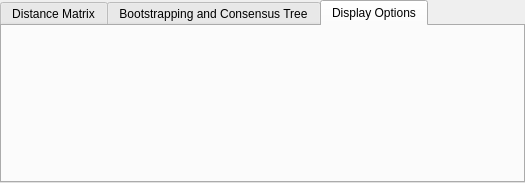
<?xml version="1.0" encoding="UTF-8"?>
<ui version="4.0">
 <class>NeighborJoinWidget</class>
 <widget class="QWidget" name="NeighborJoinWidget">
  <property name="geometry">
   <rect>
    <x>0</x>
    <y>0</y>
    <width>525</width>
    <height>222</height>
   </rect>
  </property>
  <layout class="QVBoxLayout" name="verticalLayout">
   <property name="spacing">
    <number>0</number>
   </property>
   <property name="sizeConstraint">
    <enum>QLayout::SetMinAndMaxSize</enum>
   </property>
   <property name="leftMargin">
    <number>0</number>
   </property>
   <property name="topMargin">
    <number>0</number>
   </property>
   <property name="rightMargin">
    <number>0</number>
   </property>
   <property name="bottomMargin">
    <number>0</number>
   </property>
   <item>
    <widget class="QTabWidget" name="tabWidget">
     <property name="sizePolicy">
      <sizepolicy hsizetype="Preferred" vsizetype="Fixed">
       <horstretch>0</horstretch>
       <verstretch>0</verstretch>
      </sizepolicy>
     </property>
     <property name="minimumSize">
      <size>
       <width>525</width>
       <height>0</height>
      </size>
     </property>
     <property name="currentIndex">
      <number>2</number>
     </property>
     <widget class="QWidget" name="distanceMatrixTab">
      <attribute name="title">
       <string>Distance Matrix</string>
      </attribute>
      <layout class="QVBoxLayout" name="verticalLayout_2">
       <property name="spacing">
        <number>5</number>
       </property>
       <property name="sizeConstraint">
        <enum>QLayout::SetMinAndMaxSize</enum>
       </property>
       <item>
        <layout class="QHBoxLayout" name="modelLayout">
         <property name="sizeConstraint">
          <enum>QLayout::SetMinAndMaxSize</enum>
         </property>
         <item>
          <widget class="QLabel" name="lblModel">
           <property name="text">
            <string>Distance matrix model</string>
           </property>
          </widget>
         </item>
         <item>
          <widget class="QComboBox" name="cbModel"/>
         </item>
        </layout>
       </item>
       <item>
        <layout class="QGridLayout" name="coefficientLayout">
         <property name="sizeConstraint">
          <enum>QLayout::SetMinAndMaxSize</enum>
         </property>
         <item row="1" column="0">
          <widget class="QLabel" name="lblCoefficient">
           <property name="enabled">
            <bool>false</bool>
           </property>
           <property name="text">
            <string>Coefficient of variation of substitution rate among sites</string>
           </property>
           <property name="wordWrap">
            <bool>false</bool>
           </property>
          </widget>
         </item>
         <item row="1" column="1">
          <widget class="QDoubleSpinBox" name="sbAlpha">
           <property name="enabled">
            <bool>false</bool>
           </property>
           <property name="decimals">
            <number>2</number>
           </property>
           <property name="minimum">
            <double>0.010000000000000</double>
           </property>
           <property name="singleStep">
            <double>0.100000000000000</double>
           </property>
           <property name="value">
            <double>0.500000000000000</double>
           </property>
          </widget>
         </item>
         <item row="0" column="0">
          <widget class="QCheckBox" name="chbGamma">
           <property name="text">
            <string>Gamma distributed rates across sites</string>
           </property>
          </widget>
         </item>
        </layout>
       </item>
       <item>
        <layout class="QHBoxLayout" name="transitionLayout">
         <property name="sizeConstraint">
          <enum>QLayout::SetMinAndMaxSize</enum>
         </property>
         <item>
          <widget class="QLabel" name="lblTransition">
           <property name="text">
            <string>Transition/transversion ratio</string>
           </property>
          </widget>
         </item>
         <item>
          <widget class="QDoubleSpinBox" name="transitionRatioSpinBox">
           <property name="decimals">
            <number>2</number>
           </property>
           <property name="minimum">
            <double>0.010000000000000</double>
           </property>
           <property name="maximum">
            <double>200.000000000000000</double>
           </property>
           <property name="singleStep">
            <double>1.000000000000000</double>
           </property>
           <property name="value">
            <double>2.000000000000000</double>
           </property>
          </widget>
         </item>
        </layout>
       </item>
       <item>
        <spacer name="verticalSpacer">
         <property name="orientation">
          <enum>Qt::Vertical</enum>
         </property>
         <property name="sizeType">
          <enum>QSizePolicy::MinimumExpanding</enum>
         </property>
         <property name="sizeHint" stdset="0">
          <size>
           <width>0</width>
           <height>0</height>
          </size>
         </property>
        </spacer>
       </item>
      </layout>
     </widget>
     <widget class="QWidget" name="bootstrapTab">
      <attribute name="title">
       <string>Bootstrapping and Consensus Tree</string>
      </attribute>
      <layout class="QVBoxLayout" name="verticalLayout_3">
       <property name="sizeConstraint">
        <enum>QLayout::SetMinAndMaxSize</enum>
       </property>
       <item>
        <widget class="QCheckBox" name="chbEnableBootstrapping">
         <property name="text">
          <string>Enable bootstrapping</string>
         </property>
        </widget>
       </item>
       <item>
        <widget class="QWidget" name="bootstrapOptionsContainer" native="true">
         <property name="enabled">
          <bool>false</bool>
         </property>
         <layout class="QVBoxLayout" name="verticalLayout_4">
          <property name="sizeConstraint">
           <enum>QLayout::SetMinAndMaxSize</enum>
          </property>
          <property name="leftMargin">
           <number>0</number>
          </property>
          <property name="topMargin">
           <number>0</number>
          </property>
          <property name="rightMargin">
           <number>0</number>
          </property>
          <property name="bottomMargin">
           <number>0</number>
          </property>
          <item>
           <layout class="QHBoxLayout" name="replicatesNumberLayout">
            <property name="sizeConstraint">
             <enum>QLayout::SetMinAndMaxSize</enum>
            </property>
            <item>
             <widget class="QLabel" name="lblReplicatesNumber">
              <property name="text">
               <string>Number of replicates</string>
              </property>
             </widget>
            </item>
            <item>
             <widget class="QSpinBox" name="sbReplicatesNumber">
              <property name="minimum">
               <number>1</number>
              </property>
              <property name="maximum">
               <number>1000000</number>
              </property>
              <property name="value">
               <number>100</number>
              </property>
             </widget>
            </item>
           </layout>
          </item>
          <item>
           <layout class="QHBoxLayout" name="seedLayout">
            <property name="sizeConstraint">
             <enum>QLayout::SetMinAndMaxSize</enum>
            </property>
            <item>
             <widget class="QLabel" name="lblSeed">
              <property name="text">
               <string>Seed (must be odd)</string>
              </property>
             </widget>
            </item>
            <item>
             <widget class="QSpinBox" name="sbSeed">
              <property name="maximum">
               <number>32765</number>
              </property>
              <property name="singleStep">
               <number>2</number>
              </property>
              <property name="value">
               <number>99</number>
              </property>
             </widget>
            </item>
           </layout>
          </item>
          <item>
           <layout class="QHBoxLayout" name="consensusTypeLayout">
            <property name="sizeConstraint">
             <enum>QLayout::SetMinAndMaxSize</enum>
            </property>
            <item>
             <widget class="QLabel" name="lblConsensusType">
              <property name="text">
               <string>Consensus type</string>
              </property>
             </widget>
            </item>
            <item>
             <widget class="QComboBox" name="cbConsensusType"/>
            </item>
           </layout>
          </item>
          <item>
           <layout class="QHBoxLayout" name="fractionLayout">
            <property name="sizeConstraint">
             <enum>QLayout::SetMinAndMaxSize</enum>
            </property>
            <item>
             <widget class="QLabel" name="lblFraction">
              <property name="text">
               <string>Fraction</string>
              </property>
             </widget>
            </item>
            <item>
             <widget class="QDoubleSpinBox" name="sbFraction">
              <property name="minimum">
               <double>0.500000000000000</double>
              </property>
              <property name="maximum">
               <double>1.000000000000000</double>
              </property>
              <property name="singleStep">
               <double>0.100000000000000</double>
              </property>
             </widget>
            </item>
           </layout>
          </item>
         </layout>
        </widget>
       </item>
       <item>
        <spacer name="verticalSpacer_2">
         <property name="orientation">
          <enum>Qt::Vertical</enum>
         </property>
         <property name="sizeType">
          <enum>QSizePolicy::MinimumExpanding</enum>
         </property>
         <property name="sizeHint" stdset="0">
          <size>
           <width>20</width>
           <height>0</height>
          </size>
         </property>
        </spacer>
       </item>
      </layout>
     </widget>
     <widget class="QWidget" name="displayOptionsTab">
      <attribute name="title">
       <string>Display Options</string>
      </attribute>
      <layout class="QVBoxLayout" name="verticalLayout_5">
       <property name="sizeConstraint">
        <enum>QLayout::SetMinAndMaxSize</enum>
       </property>
       <item>
        <widget class="U2::PhyTreeDisplayOptionsWidget" name="displayOptions" native="true"/>
       </item>
       <item>
        <spacer name="verticalSpacer_3">
         <property name="orientation">
          <enum>Qt::Vertical</enum>
         </property>
         <property name="sizeType">
          <enum>QSizePolicy::MinimumExpanding</enum>
         </property>
         <property name="sizeHint" stdset="0">
          <size>
           <width>20</width>
           <height>0</height>
          </size>
         </property>
        </spacer>
       </item>
      </layout>
     </widget>
    </widget>
   </item>
  </layout>
 </widget>
 <customwidgets>
  <customwidget>
   <class>U2::PhyTreeDisplayOptionsWidget</class>
   <extends>QWidget</extends>
   <header location="global">U2View/PhyTreeDisplayOptionsWidget.h</header>
   <container>1</container>
  </customwidget>
 </customwidgets>
 <resources/>
 <connections>
  <connection>
   <sender>chbGamma</sender>
   <signal>toggled(bool)</signal>
   <receiver>sbAlpha</receiver>
   <slot>setEnabled(bool)</slot>
   <hints>
    <hint type="sourcelabel">
     <x>201</x>
     <y>83</y>
    </hint>
    <hint type="destinationlabel">
     <x>416</x>
     <y>111</y>
    </hint>
   </hints>
  </connection>
  <connection>
   <sender>chbGamma</sender>
   <signal>toggled(bool)</signal>
   <receiver>lblCoefficient</receiver>
   <slot>setEnabled(bool)</slot>
   <hints>
    <hint type="sourcelabel">
     <x>201</x>
     <y>83</y>
    </hint>
    <hint type="destinationlabel">
     <x>198</x>
     <y>111</y>
    </hint>
   </hints>
  </connection>
  <connection>
   <sender>chbEnableBootstrapping</sender>
   <signal>toggled(bool)</signal>
   <receiver>bootstrapOptionsContainer</receiver>
   <slot>setEnabled(bool)</slot>
   <hints>
    <hint type="sourcelabel">
     <x>240</x>
     <y>44</y>
    </hint>
    <hint type="destinationlabel">
     <x>237</x>
     <y>127</y>
    </hint>
   </hints>
  </connection>
 </connections>
</ui>
